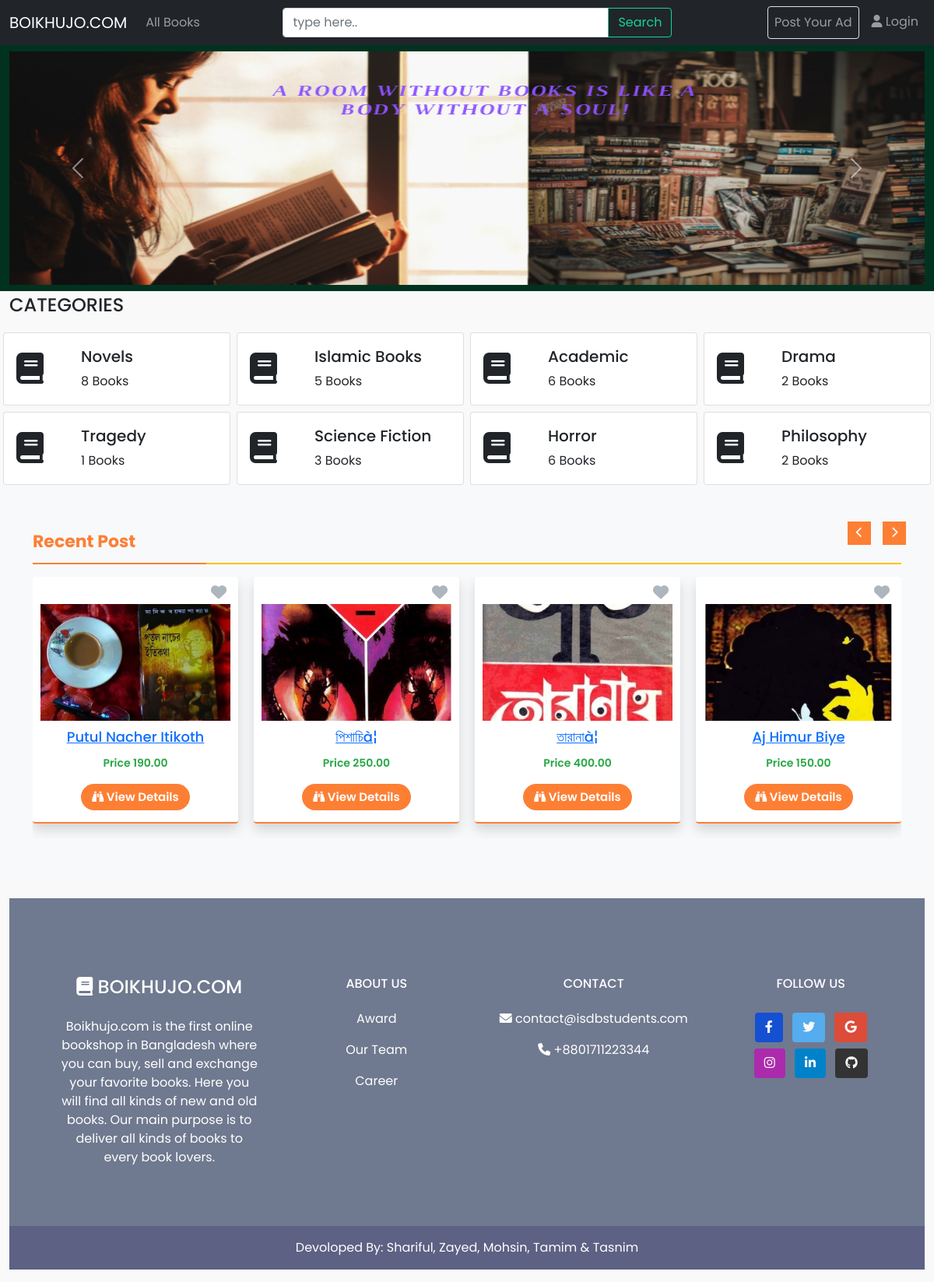
The page / on the database its author committed.
### tables this page shows
CREATE TABLE `bookposts` (
  `id` int(11) NOT NULL,
  `name` varchar(255) NOT NULL,
  `details` varchar(1024) NOT NULL,
  `price1` decimal(10,2) NOT NULL,
  `price2` decimal(10,2) NOT NULL,
  `type` varchar(20) NOT NULL,
  `user_id` int(11) NOT NULL,
  `category_id` int(11) NOT NULL,
  `subcategory_id` int(11) NOT NULL,
  `division_id` int(11) NOT NULL,
  `district_id` int(11) NOT NULL,
  `area_id` int(11) NOT NULL,
  `author_id` int(11) NOT NULL,
  `publications_id` int(11) NOT NULL,
  `images` varchar(512) NOT NULL,
  `created` timestamp NOT NULL DEFAULT current_timestamp() ON UPDATE current_timestamp(),
  `deleted` timestamp NULL DEFAULT NULL
);

CREATE TABLE `categories` (
  `id` int(11) NOT NULL,
  `name` varchar(255) NOT NULL,
  `created` timestamp NOT NULL DEFAULT current_timestamp() ON UPDATE current_timestamp()
);

### index.php (the view, shortened to what this page needs)
<?php
include "assets/inc/header.php";
require "connection.php";
$query = "SELECT `bookposts`.`id` AS `id`, `categories`.`name` AS `category_name`, `categories`.`id` AS `category_id`, count(*) as `total` FROM `bookposts`, `categories` WHERE `bookposts`.`category_id` = `categories`.`id` GROUP BY `category_id` ORDER BY `category_id` ASC";
$result = $conn->query($query);
$html = '';
while ($row = $result->fetch_assoc()) {
    $name = $row['category_name'];
    $id = $row['category_id'];
    $total = $row['total'];
    $html .= '<div class="col-xl-3 col-sm-6 col-12 g-2">
                <a href="sub_category.php?category=' .  $id . '" class="text-decoration-none text-dark">
                    <div class="card">
                        <div class="card-content">
                            <div class="card-body">
                                <div class="d-flex">
                                    <div class="align-self-center fs-1">
                                        <i class="fa-solid fa-book font-large-2 float-left"></i>
                                    </div>
                                    <div class="align-self-center ms-5">
                                        <h5 class="textOverflow" title="' . $name . '">' . substr($name, 0, 20) . '</h5>
                                        <span>' . $total . ' Books</span>
                                    </div>
                                </div>
                            </div>
                        </div>
                    </div>
                </a>
            </div>';
}
$sql = "SELECT `bookposts`.*, `author`.`name` AS `author_name`, `division`.`name` AS `division_name`, `district`.`name` AS `district_name`, `area`.`name` AS `area_name` FROM `bookposts`, `author`, `division`, `district`, `area` WHERE`bookposts`.`author_id` = `author`.`id` AND `bookposts`.`division_id` = `division`.`id` AND `bookposts`.`district_id` = `district`.`id` AND `bookposts`.`area_id` = `area`.`id` ORDER BY `id` DESC limit 10";
$recentresult = $conn->query($sql);
$recentpost = "";
while ($recentrow = $recentresult->fetch_assoc()) {
    $firstImage = explode(",", $recentrow['images'])[0];
    $name = $recentrow['name'];
    $price = $recentrow['price1'];
    $id = $recentrow['id'];
    $recentpost .= '<div class="item">
    <div class="sq_box shadow">
        <div class="pdis_img">
            <span class="wishlist">
                <a alt="Add to Wish List" title="Add to Wish List" href="javascript:void(0);"> <i class="fa fa-heart"></i></a>
            </span>
            <a href="details.php?id=' . $id . '">
                <img src="assets/upload_images/' . $firstImage . '">
            </a>
        </div>
        <h4 class="mb-1" title="' . $name . '"> <a href="details.php?id=' . $id . '"> ' . substr($recentrow['name'], 0, 20) . ' </a> </h4>
        <div class="price-box mb-2">
            <span class="offer-price">Price ' . $price . ' </span>
        </div>
        <div class="btn-box text-center">
            <a class="btn btn-sm" href="details.php?id=' . $id . '"><i class="fa-solid fa-binoculars"></i> View Details </a>
        </div>
    </div>
</div>';
}
?>
<div class="container-fluid py-2 carousel">
    <div id="carouselExampleCaptions" class="carousel slide" data-bs-ride="carousel">
        <div class="carousel-inner">
            <div class="carousel-item active">
                <img src="assets/images/Book1.png" class="d-block w-100" height="300px" alt="...">
                <div class="carousel-caption d-none d-md-block">
                </div>
            </div>
        </div>
        <button class="carousel-control-prev" type="button" data-bs-target="#carouselExampleCaptions" data-bs-slide="prev">
            <span class="carousel-control-prev-icon" aria-hidden="true"></span>
        </button>
        <button class="carousel-control-next" type="button" data-bs-target="#carouselExampleCaptions" data-bs-slide="next">
            <span class="carousel-control-next-icon" aria-hidden="true"></span>
        </button>
    </div>
</div>
<div class="grey-bg container-fluid mt-1">
    <div class="row">
        <div class="col-12 mb-1">
            <h4 class="text-uppercase">Categories</h4>
        </div>
    </div>
    <div class="row">
        <?php echo $html ?? ""; ?>
    </div>
</div>
<section class="sec bg-light">
    <div class="container">
        <div class="row">
            <div class="col-sm-12 title_bx">
                <h3 class="title"> Recent Post </h3>
            </div>
        </div>
        <div class="row">
            <div class="col-md-12 list-slider mt-4">
                <div class="owl-carousel common_wd  owl-theme" id="recent_post">
                    <?php echo $recentpost ?? ""; ?>
                </div>
            </div>
        </div>
    </div>
</section>
<?php include "assets/inc/footer.php"; ?>
</body>
</html>

### assets/css/style.css (style rules this page uses)
* { font-family: Poppins; }
.carousel { background-color: #013220; }
body { background-color: #f9f9fa }
section { padding: 60px 0; }
.title_bx h3.title { font-size: 22px; text-transform: capitalize; position: relative; color: #fd7f34; font-weight: 700; line-height: 1.2em; }
.title_bx h3.title:before { content: ""; height: 2px; width: 20%; position: absolute; left: 0px; z-index: 1; top: 40px; background-color: #fd7f34; }
.title_bx h3.title:after { content: ""; height: 2px; width: 100%; position: absolute; left: 0px; top: 40px; background-color: #ffc107; }
.sq_box { padding-bottom: 5px; border-bottom: solid 2px #fd7f34; background-color: #fff; text-align: center; padding: 15px 10px; margin-bottom: 20px; border-radius: 4px; }
.item .sq_box span.wishlist { right: 5px !important; }
.sq_box span.wishlist { position: absolute; top: 10px; right: 20px; }
.sq_box span { font-size: 14px; font-weight: 600; margin: 0px 10px; }
.sq_box span.wishlist i { color: #adb5bd; font-size: 20px; }
.sq_box h4 { font-size: 18px; text-align: center; font-weight: 500; color: #343a40; margin-top: 10px; margin-bottom: 10px !important; }
.sq_box .price-box { margin-bottom: 15px !important; }
.sq_box .btn { border-radius: 50px; padding: 5px 13px; font-size: 15px; color: #fff; background-color: #fd7f34; font-weight: 600; }
.sq_box .price-box span.offer-price { color: #28a745; }
.sq_box img { object-fit: cover; height: 150px !important; margin-top: 20px; }

### rows shown on the page
bookposts: category.name "Novels", total "8"
bookposts: category.name "Islamic Books", total "5"
bookposts: category.name "Academic", total "6"
bookposts: category.name "Drama", total "2"
bookposts: category.name "Tragedy", total "1"
bookposts: category.name "Science Fiction", total "3"
bookposts: category.name "Horror", total "6"
bookposts: category.name "Philosophy", total "2"
bookposts: images (picture), name "Putul Nacher Itikoth", price1 "190.00"
bookposts: images (picture), name "পিশাচিà¦", price1 "250.00"
bookposts: images (picture), name "তারানাà¦", price1 "400.00"
bookposts: images (picture), name "Aj Himur Biye", price1 "150.00"
